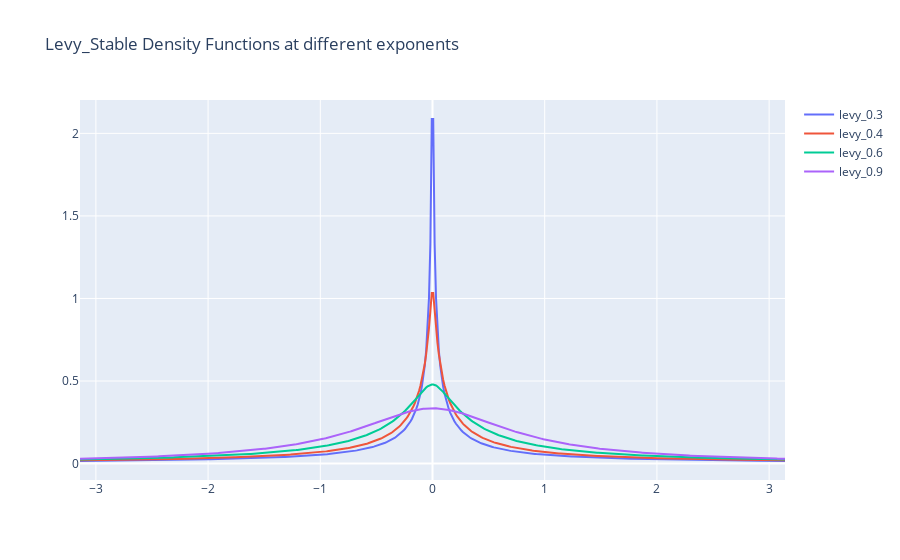

Notebook source saved alongside this figure:
### Code cell
# Parámetros Iniciales

# Resolución o n_steps
resolution = 500
# Definiendo vector auxiliar
aux_domain = np.linspace(-np.pi, np.pi, resolution)
# Definiendo un conjunto de exponentes para generar diferentes distribuciones
Levy_Exps = [0.3, 0.4, 0.6, 0.9]
# CRW Figure
fig_levy_stable_pdf = go.Figure()

for exp in Levy_Exps:
  levy_stable_pdf = levy_stable_pdf_exp(exp, beta=0, x_vector=aux_domain)
  plot_levy_stable_pdf(fig_levy_stable_pdf, aux_domain, levy_stable_pdf, f'levy_{exp}')

fig_levy_stable_pdf.update_layout(title_text='Levy_Stable Density Functions at different exponents')
fig_levy_stable_pdf.show()

### Figure 1 — Plotly figure (JSON) as saved in the notebook; plotly's stock layout.template omitted (floating-point values rounded to 4 significant figures; data arrays with more than 128 entries replaced by an {"elided": "..."} marker saying what was removed)
{"data": [{"line": {"width": 2}, "marker": {"size": 2}, "mode": "lines", "name": "levy_0.3", "type": "scatter", "x": {"elided": "500 float values"}, "y": {"elided": "500 float values"}}, {"line": {"width": 2}, "marker": {"size": 2}, "mode": "lines", "name": "levy_0.4", "type": "scatter", "x": {"elided": "500 float values"}, "y": {"elided": "500 float values"}}, {"line": {"width": 2}, "marker": {"size": 2}, "mode": "lines", "name": "levy_0.6", "type": "scatter", "x": {"elided": "500 float values"}, "y": {"elided": "500 float values"}}, {"line": {"width": 2}, "marker": {"size": 2}, "mode": "lines", "name": "levy_0.9", "type": "scatter", "x": {"elided": "500 float values"}, "y": {"elided": "500 float values"}}], "layout": {"title": {"text": "Levy_Stable Density Functions at different exponents"}}}
